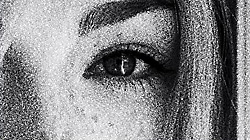
#> input picture TUGAS_4/Max_Filter/prototype.jpg, 250 x 140 px
$ python 'max filter.py'
#> lines starting #> are read from the running program, lines starting #| are printed output that depends on the picture
# Nama  : Agym Mahaputra Romy Barlianta
# NIM   : F55121076
# Kelas : B

import cv2
import numpy as np

# Baca citra
img = cv2.imread('prototype.jpg')
#> img is the input picture: shape (140, 250, 3); mean B, G, R 135.6, 133.7, 133.7

# Konversi ke grayscale
gray = cv2.cvtColor(img, cv2.COLOR_BGR2GRAY)

# Terapkan max filter dengan kernel 3x3 sebanyak 3 kali
kernel = np.ones((3,3), np.uint8)
max_filter1 = cv2.dilate(gray, kernel, iterations=1)
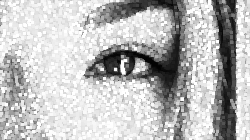
#> max_filter1: shape (140, 250); min 1, max 255, mean 187.3
max_filter2 = cv2.dilate(max_filter1, kernel, iterations=1)
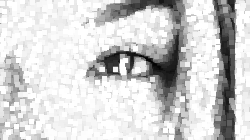
#> max_filter2: shape (140, 250); min 3, max 255, mean 208.3
max_filter3 = cv2.dilate(max_filter2, kernel, iterations=1)
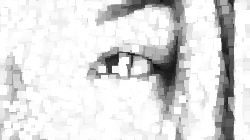
#> max_filter3: shape (140, 250); min 10, max 255, mean 220.7

# Tampilkan citra asli dan hasil max filter sebanyak 3 kali
cv2.imshow('Original', gray)
cv2.imshow('Max Filter 1', max_filter1)
cv2.imshow('Max Filter 2', max_filter2)
cv2.imshow('Max Filter 3', max_filter3)

# Tunggu hingga tombol keyboard ditekan
cv2.waitKey(0)

# Tutup semua jendela
cv2.destroyAllWindows()
